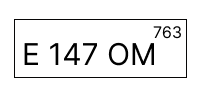
#> input picture dataset/synthetics/base.png, 200 x 100 px
$ python main.py
#> lines starting #> are read from the running program, lines starting #| are printed output that depends on the picture
### synthetic.py
import cv2
import numpy as np

def downscale(img, scale=0.5, method=cv2.INTER_AREA):
#> called with scale = 0.3, method = 3
    h, w = img.shape[:2]
#> h = 100; w = 200
    new_w = int(round(w * scale))
#> new_w = 60
    new_h = int(round(h * scale))
#> new_h = 30
    return cv2.resize(img, (new_w, new_h), interpolation=method)
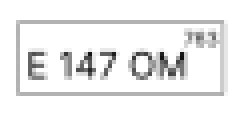
#> returned value: shape (30, 60) (shown 4 times larger); min 17, max 255, mean 238

def warp_affine_keep_size(img, angle_deg, tx, ty, scale=1.0, border_value=255):
    """
    Поворот вокруг центра + масштаб + сдвиг.
    img: uint8 (H,W) или (H,W,3)
    tx, ty: сдвиги в пикселях
    border_value: фон (для серого 255 = белый)
    """
    h, w = img.shape[:2]
    center = (w / 2.0, h / 2.0)

    M = cv2.getRotationMatrix2D(center, angle_deg, scale)
    M[0, 2] += tx
    M[1, 2] += ty

    warped = cv2.warpAffine(
        img, M, (w, h),
        flags=cv2.INTER_LINEAR,
        borderMode=cv2.BORDER_CONSTANT,
        borderValue=border_value
    )
    return warped

def generate_synthetics(path_base_frame, count_frames, path_series):
    img_base = cv2.imread(str(path_base_frame), cv2.IMREAD_GRAYSCALE)
    downscale_base = downscale(img_base,scale=0.3)
    cv2.imwrite(f"{path_series}frame_0.png", downscale_base)

    for i in range(count_frames):
        wrap_img = warp_affine_keep_size(downscale_base,
                                         angle_deg=np.random.uniform(-3, 4),
                                         tx=np.random.uniform(-3, 4),
                                         ty=np.random.uniform(-3, 4))
        cv2.imwrite(f"{path_series}frame_{i+1}.png", wrap_img)
#> this loop made 15 passes
#> pass 1, in warp_affine_keep_size, `warped = cv2.warpAffine( img, M, (w, h), flags=cv2.INTER_LINEAR, borde..`:
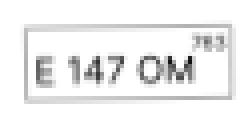
#> warped: shape (30, 60) (shown 4 times larger); min 17, max 255, mean 238
#> pass 2, in warp_affine_keep_size (call 2), `warped = cv2.warpAffine( img, M, (w, h), flags=cv2.INTER_LINEAR, borde..`:
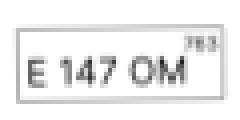
#> warped: shape (30, 60) (shown 4 times larger); min 31, max 255, mean 238
#> pass 3, in warp_affine_keep_size (call 3), `warped = cv2.warpAffine( img, M, (w, h), flags=cv2.INTER_LINEAR, borde..`:
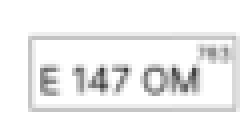
#> warped: shape (30, 60) (shown 4 times larger); min 64, max 255, mean 238.1

### microcredit/read_data.py
import cv2 as cv
from os import listdir
from os.path import splitext, join


class ReadData:
    def __init__(self, path_to_images: str):
        self._images = self._read_data(path_to_images)

    @property
    def images(self):
        return self._images

    @staticmethod
    def _read_data(path_to_images: str):
        image_array = []
#> (the run stopped early here; a loop or call above may not have finished)
